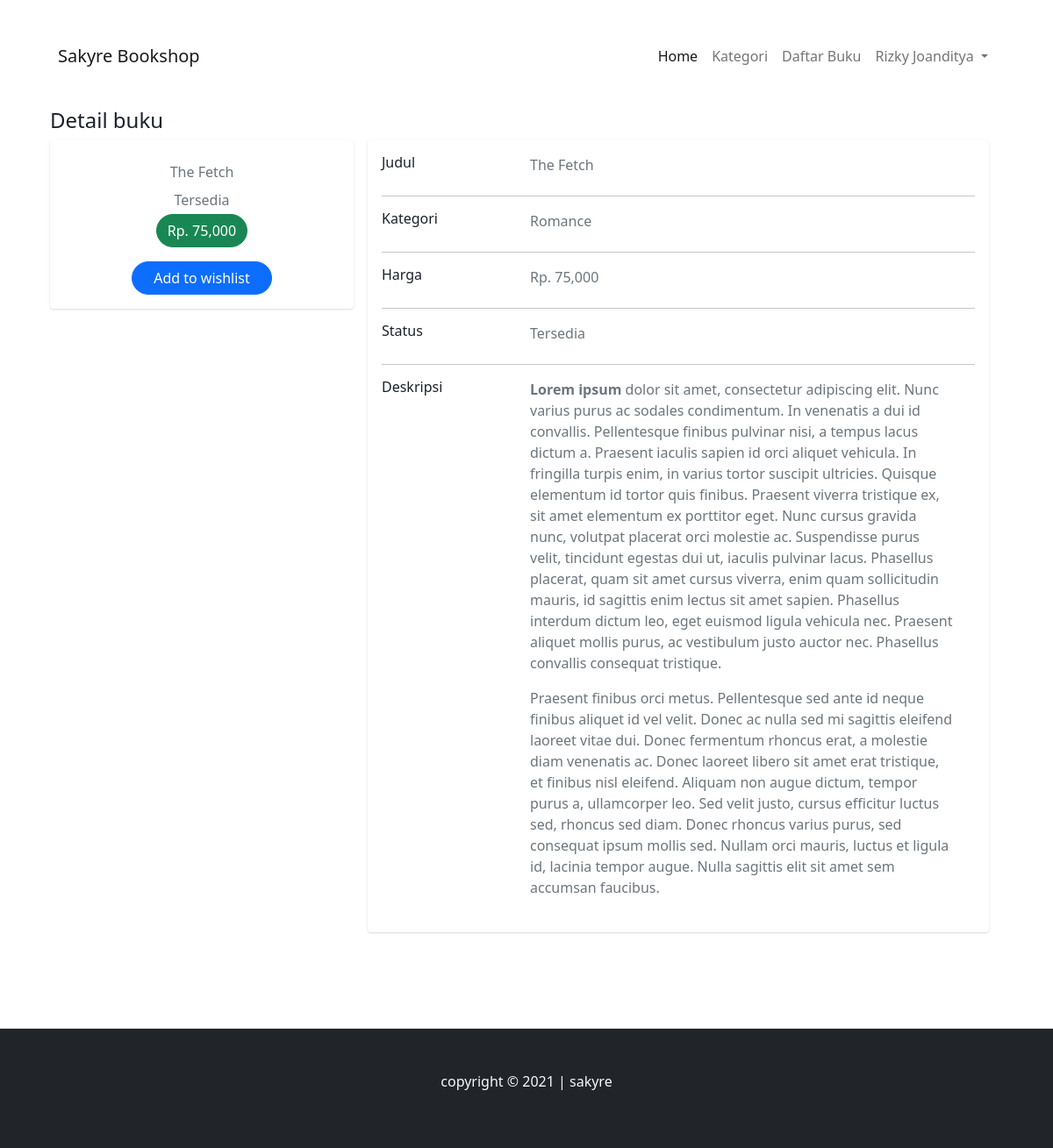
Screenshot of /detail.buku.php?id=20 (signed in) with the database file from the repository.
### tables this page shows
CREATE TABLE `db_user` (
  `id` int(12) NOT NULL,
  `username` varchar(50) NOT NULL,
  `email` varchar(50) NOT NULL,
  `password` varchar(255) NOT NULL,
  `nama` varchar(255) NOT NULL,
  `hp` varchar(50) NOT NULL,
  `alamat` text NOT NULL,
  `role` varchar(11) NOT NULL
);

CREATE TABLE `db_product` (
  `product_id` int(12) NOT NULL,
  `category_id` int(12) NOT NULL,
  `product_name` varchar(50) NOT NULL,
  `product_price` int(11) NOT NULL,
  `product_description` text NOT NULL,
  `desc` varchar(100) NOT NULL,
  `product_image` varchar(100) NOT NULL,
  `product_status` varchar(10) NOT NULL,
  `date_created` timestamp NOT NULL DEFAULT current_timestamp()
);

CREATE TABLE `db_category` (
  `category_id` int(12) NOT NULL,
  `category_name` varchar(50) NOT NULL
);

### detail.buku.php (the view, shortened to what this page needs)
<!DOCTYPE html>
<html lang="en">
<head>
    <link href="https://cdn.jsdelivr.net/npm/bootstrap@5.0.1/dist/css/bootstrap.min.css" rel="stylesheet"
>
    <link rel="stylesheet" href="../css/style.css">
</head>
<body>
    <?php
      require 'navbar.index.php';
      $produk = mysqli_query($conn, "SELECT * FROM db_product WHERE product_id='".$_GET['id']."'");
      $p = mysqli_fetch_object($produk);
      $buku = mysqli_query($conn, "SELECT * FROM db_product LEFT JOIN db_category USING (category_id) ORDER BY product_id DESC");
      $row = mysqli_fetch_array($buku);
    ?>
    <div class="container">
        <div class="main-body">
            <h4>Detail buku</h4>
            <form action="" method="POST">
                <div class="row gutters-sm">
                    <div class="col-md-4 mb-3">
                        <div class="card">
                            <div class="card-body">
                                <div class="d-flex flex-column align-items-center text-center">
                                    <div class="mt-2">
                                        <p class="text-secondary mb-2">
                                            <?php echo $p->product_name?></p>
                                        <p class="text-secondary mb-1">
                                            <?php echo ($p->product_status==0)? 'Tidak Tersedia':'Tersedia'?>
                                        </p>
                                        <p class="text-white font-size-sm btn btn-success rounded-pill">Rp.
                                            <?php echo number_format($p->product_price)?></p><br>
                                        <button type="submit" name="wishlist"
                                            class="btn btn-primary rounded-pill px-4">Add to wishlist</button>
                                    </div>
                                </div>
                            </div>
                        </div>
                    </div>
                    <div class="col-md-8">
                        <div class="card mb-3">
                            <div class="card-body">
                                <div class="row">
                                    <div class="col-sm-3">
                                        <h6 class="mb-0">Judul</h6>
                                    </div>
                                    <div class="col-sm-9 text-secondary">
                                        <td class="border-0 form-control text-dark" type="text" name=""
                                            value="nama_buku"><?php echo $p->product_name ?></td>
                                    </div>
                                </div>
                                <hr>
                                <div class="row">
                                    <div class="col-sm-3">
                                        <h6 class="mb-0">Kategori</h6>
                                    </div>
                                    <div class="col-sm-9 text-secondary">
                                        <td class="border-0 form-control" type="text" name="kategori_buku" value="">
                                            <?php echo $row['category_name']?></td>
                                    </div>
                                </div>
                                <hr>
                                <div class="row">
                                    <div class="col-sm-3">
                                        <h6 class="mb-0">Harga</h6>
                                    </div>
                                    <div class="col-sm-9 text-secondary">
                                        <td class="border-0 form-control" type="text" name="harga_buku" value="">Rp.
                                            <?php echo number_format( $p->product_price )?></td>
                                    </div>
                                </div>
                                <hr>
                                <div class="row">
                                    <div class="col-sm-3">
                                        <h6 class="mb-0">Status</h6>
                                    </div>
                                    <div class="col-sm-9 text-secondary">
                                        <td class="border-0 form-control" type="text" name="status_buku" value="">
                                            <?php echo ($p->product_status==0)? 'Tidak Tersedia':'Tersedia'?></td>
                                    </div>
                                </div>
                                <hr>
                                <div class="row">
                                    <div class="col-sm-3">
                                        <h6 class="mb-0">Deskripsi</h6>
                                    </div>
                                    <div class="col-sm-9 text-secondary">
                                        <td type="text" class="border-0" type="text" name="status" value="">
                                            <?php echo ( $p->product_description ) ?></td>
                                    </div>
                                </div>
                            </div>
                        </div>
                    </div>
                </div>
                <div class="row gutters-sm">
                </div>
            </form>
        </div>
    </div>
    <?php
    require 'footer.php';
?>
</body>
</html>

### navbar.index.php (shortened to what this page needs)
<?php
    include 'functions.php';
    $select = mysqli_query($conn, "SELECT * FROM db_user WHERE id = '".$_SESSION['id']."'");
    $d      = mysqli_fetch_object($select);
?>
<div class="container my-3">
    <div class="container-fluid">
        <nav class="navbar navbar-expand-lg navbar-light bg-white pt-4">
            <div class="container-fluid">
                <a class="navbar-brand" href="../sakyre2.0/index.php">Sakyre Bookshop</a>
                <div class="collapse navbar-collapse" id="#navbarScroll">
                    <ul class="navbar-nav ml-10px ms-auto mb-2 mb-lg-0">
                        <li class="nav-item">
                            <a class="nav-link active" aria-current="page" href="../sakyre2.0/index.php">Home</a>
                        </li>
                        <?php
              if($d->role=='admin'){
                        ?>
                        <li class="nav-item">
                            <a class="nav-link" href="../sakyre2.0/kategori.php">Kategori</a>
                        </li>
                        <?php
                        }else {?>
                        <li><a class="nav-link" href="../sakyre2.0/kategori.member.php">Kategori</a></li>
                        <?php } ?>
                        <li class="nav-item">
                        <?php
                            if($d->role=='admin'){
                          ?>
                                <li><a class="nav-link" href="../sakyre2.0/buku.php">Daftar Buku</a></li>
                                <?php
                           }else {?>
                                <li><a class="nav-link" href="../sakyre2.0/buku.member.php">Daftar Buku</a></li>
                                <?php } ?>
                        </li>
                        <li class="nav-item dropdown">
                            <a class="nav-link dropdown-toggle" href="#" id="navbarDropdown" role="button"
                                data-bs-toggle="dropdown" aria-expanded="false">
                                <?php echo $d->nama?>
                            </a>
                        </li>
                    </ul>
                </div>
            </div>
        </nav>
    </div>
</div>

### css/style.css (style rules this page uses)
.row { background: border-box; position: relative; height: 98%; width: 100%; padding-bottom: 7px; }
body { display: block; }
body { margin-top: 20px; color: #1a202c; text-align: left; background-color: #fff; }
.main-body { padding: 15px; }
.card { box-shadow: 0 1px 3px 0 rgba(0, 0, 0, .1), 0 1px 2px 0 rgba(0, 0, 0, .06); }
.card { position: relative; display: flex; flex-direction: column; min-width: 0; word-wrap: break-word; background-color: #fff; background-clip: border-box; border: 0 solid rgba(0, 0, 0, .125); border-radius: .25rem; }
.card-body { flex: 1 1 auto; min-height: 1px; padding: 1rem; }
.gutters-sm { margin-right: -8px; margin-left: -8px; }
.gutters-sm>.col, .gutters-sm>[class*=col-] { padding-right: 8px; padding-left: 8px; }
.mb-3, .my-3 { margin-bottom: 1rem !important; }
html { scroll-behavior: smooth; }

### rows the page displays
db_user: nama "Rizky Joanditya"
db_product: product_name "The Fetch", product_price "75,000", product_description "Lorem ipsum dolor sit amet, consectetur adipiscing elit. Nunc varius purus ac sodales condimentum. In venenatis a dui id convallis. Pellentesque finibus pulvinar nisi, a tempus lacus dictum a. Praesent iaculis sapien id orci aliquet vehicula. In fringilla turpis enim, in varius tortor suscipit ultricies. Quisque elementum id tortor quis finibus. Praesent viverra tristique ex, sit amet elementum ex porttitor eget. Nunc cursus gravida nunc, volutpat placerat orci molestie ac. Suspendisse purus velit, tincidunt egestas dui ut, iaculis pulvinar lacus. Phasellus placerat, quam sit amet cursus viverra, enim quam sollicitudin mauris, id sagittis enim lectus sit amet sapien. Phasellus interdum…"
db_category: category_name "Romance"
